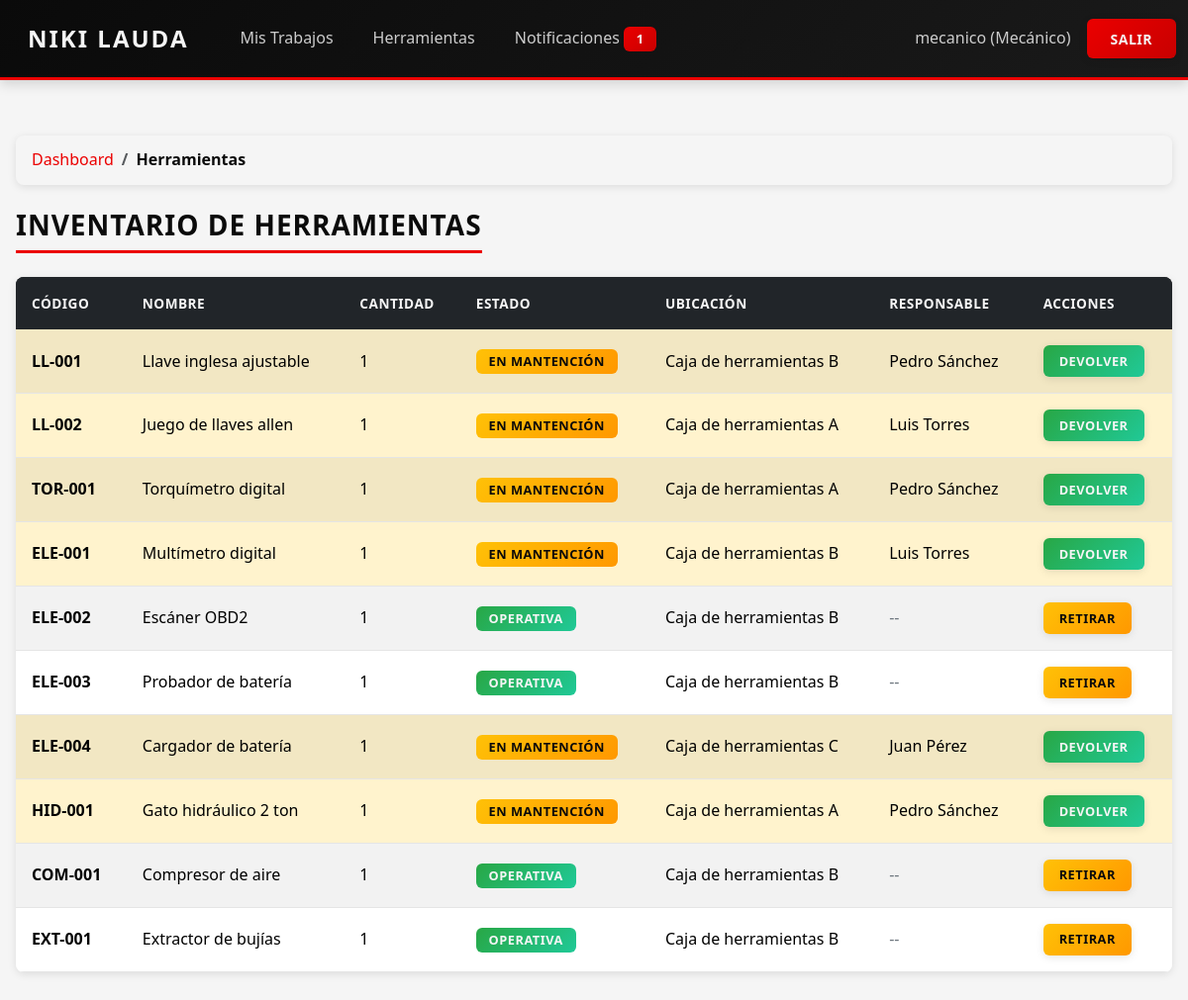
/inventario/herramientas/ (signed in), run on an earlier commit of the app's database.
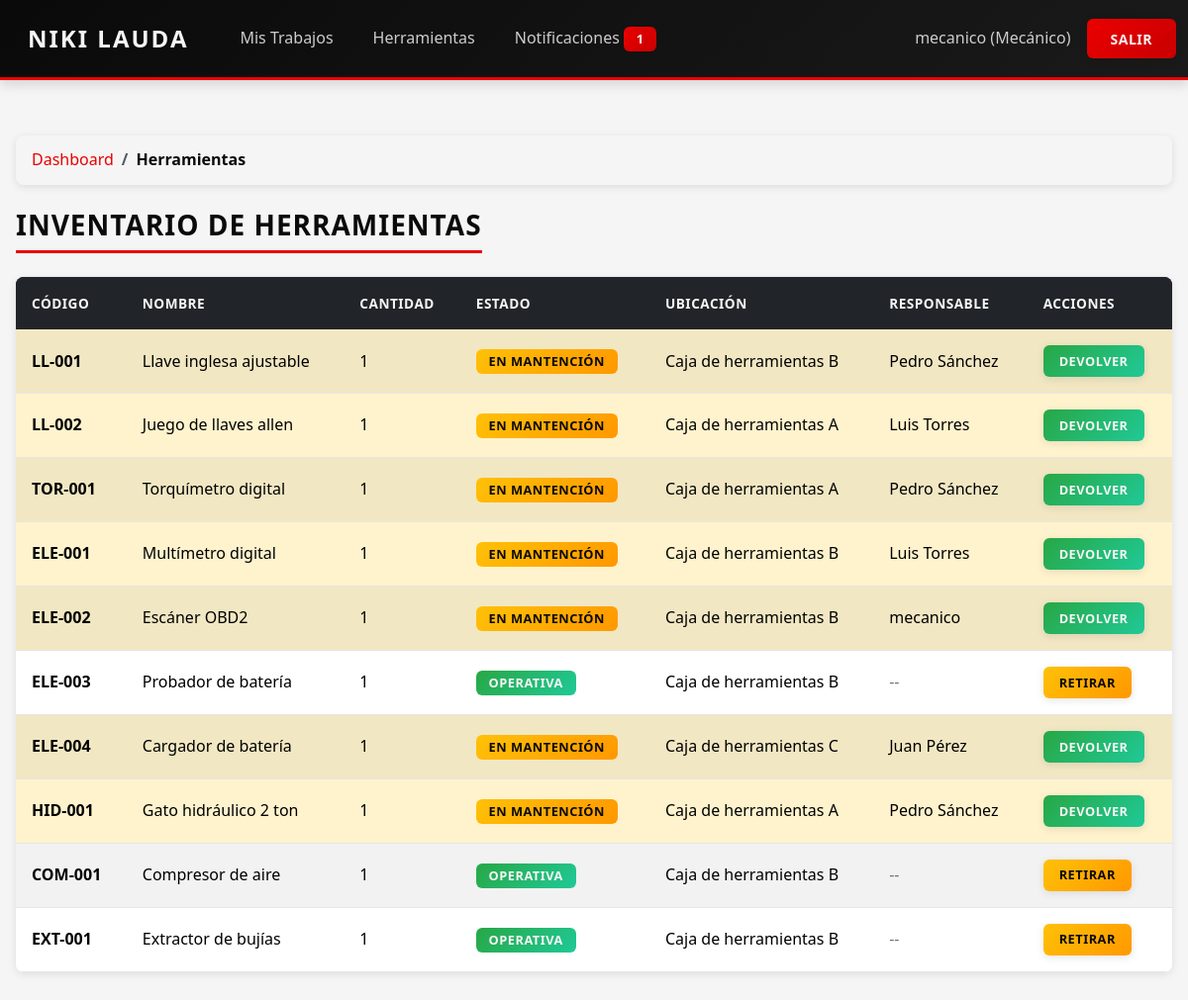
And on a later commit of the database.
### core/models.py (models this page shows, shortened)
class Herramienta(models.Model):
    ESTADO_CHOICES = [
        ("OPERATIVA", "Operativa"),
        ("EN_MANTENCION", "En mantención"),
        ("FUERA_SERVICIO", "Fuera de servicio"),
    ]
    codigo = models.CharField(max_length=50, unique=True)
    nombre = models.CharField(max_length=150)
    descripcion = models.TextField(blank=True, null=True)
    marca = models.CharField(max_length=100, blank=True, null=True)
    modelo = models.CharField(max_length=100, blank=True, null=True)
    cantidad = models.PositiveIntegerField(default=1)
    ubicacion_fisica = models.CharField(max_length=100)
    estado = models.CharField(max_length=20, choices=ESTADO_CHOICES, default="OPERATIVA")
    fecha_adquisicion = models.DateField()
    responsable_asignado = models.ForeignKey(
        Mecanico,
        on_delete=models.SET_NULL,
        null=True,
        blank=True,
        help_text="Mecánico responsable de la herramienta."
    )
    fecha_ultima_mantencion = models.DateField(blank=True, null=True)

class Mecanico(models.Model):
    nombre = models.CharField(max_length=150)
    rut = models.CharField(max_length=12, blank=True, null=True)
    telefono = models.CharField(max_length=20, blank=True, null=True)
    especialidad = models.ForeignKey(EspecialidadMecanico, on_delete=models.PROTECT)
    cantidad_ayudantes = models.PositiveSmallIntegerField(
        default=0,
        help_text="Número de ayudantes (1 o 2 máx.)."
    )

### core/views.py (the view)
# urls.py: path("inventario/herramientas/", views.herramientas, name="herramientas"),
@login_required
@requiere_rol("ENCARGADO_BODEGA", "MECANICO")
def herramientas(request):
    herramientas = Herramienta.objects.all()
    return render(request, "core/inventario/herramientas.html", {
        "herramientas": herramientas,
    })

### core/context_processors.py (called while the page is built)
def notificaciones(request):
    context = {
        'notif_no_leidas': 0,
    }
    if request.user.is_authenticated:
        try:
            perfil = request.user.perfilusuario
            context['notif_no_leidas'] = perfil.notificaciones_recibidas.filter(leida=False).count()
        except (PerfilUsuario.DoesNotExist, AttributeError):
            pass
    return context

### core/templates/core/inventario/herramientas.html (shortened to what this page needs)
{% extends "core/base.html" %}
{% block content %}
<nav aria-label="breadcrumb" class="mb-3">
    <ol class="breadcrumb">
        <li class="breadcrumb-item"><a href="{% url 'dashboard' %}">Dashboard</a></li>
        <li class="breadcrumb-item active">Herramientas</li>
    </ol>
</nav>
<h3>Inventario de Herramientas</h3>
{% if herramientas %}
    <table class="table table-striped table-hover">
        <thead class="table-dark">
            <tr>
                <th>Código</th>
                <th>Nombre</th>
                <th>Cantidad</th>
                <th>Estado</th>
                <th>Ubicación</th>
                <th>Responsable</th>
                <th>Acciones</th>
            </tr>
        </thead>
        <tbody>
            {% for h in herramientas %}
            <tr class="{% if h.estado == 'FUERA_SERVICIO' %}table-danger{% elif h.estado == 'EN_MANTENCION' %}table-warning{% endif %}">
                <td><strong>{{ h.codigo }}</strong></td>
                <td>{{ h.nombre }}</td>
                <td>{{ h.cantidad }}</td>
                <td>
                    <span class="badge
                        {% if h.estado == 'OPERATIVA' %}bg-success
                        {% elif h.estado == 'EN_MANTENCION' %}bg-warning
                        {% else %}bg-danger{% endif %}">
                        {{ h.get_estado_display }}
                    </span>
                </td>
                <td>{{ h.ubicacion_fisica }}</td>
                <td>
                    {% if h.responsable_asignado %}
                        {{ h.responsable_asignado.nombre }}
                    {% else %}
                        <span class="text-muted">--</span>
                    {% endif %}
                </td>
                <td>
                    {% if user.is_authenticated and user.perfilusuario and user.perfilusuario.rol == "MECANICO" %}
                        {% if h.estado == "OPERATIVA" %}
                            <a href="{% url 'retirar_herramienta' h.id %}" class="btn btn-warning btn-sm">
                                Retirar
                            </a>
                        {% elif h.responsable_asignado %}
                            <a href="{% url 'devolver_herramienta' h.id %}" class="btn btn-success btn-sm">
                                Devolver
                            </a>
                        {% endif %}
                    {% endif %}
                </td>
            </tr>
            {% endfor %}
        </tbody>
    </table>
{% else %}
    <div class="alert alert-info">
        No hay herramientas registradas en el inventario.
    </div>
{% endif %}
{% endblock %}

What changed in the data, as far as the page shows it:
changed Herramienta "ELE-002": estado "OPERATIVA" → "EN MANTENCIÓN"; responsable_asignado.nombre (not shown) → "mecanico"; estado "RETIRAR" → "DEVOLVER"; no longer shows "--"
